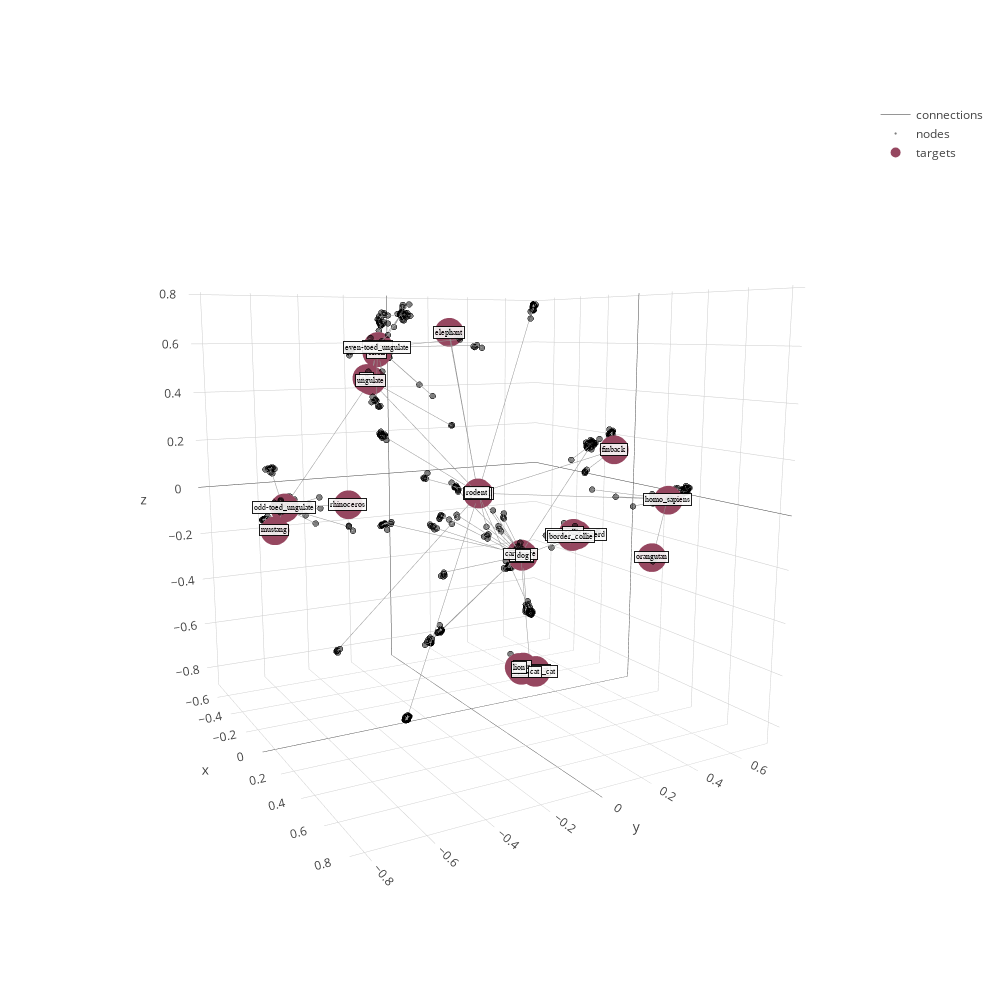

Here is the notebook cell this chart was saved with:
### Code cell
plot_embeddings3d(model3d.get_layer('my_embedding'))

### Figure 1 — Plotly figure (JSON) as saved in the notebook; plotly's stock layout.template omitted (floating-point values rounded to 4 significant figures; data arrays with more than 128 entries replaced by an {"elided": "..."} marker saying what was removed)
{"data": [{"line": {"color": "rgba(150, 150, 150, 50)", "width": 1}, "mode": "lines", "name": "connections", "type": "scatter3d", "x": {"elided": "3546 float values"}, "y": {"elided": "3546 float values"}, "z": {"elided": "3546 float values"}}, {"marker": {"color": "rgba(0, 0, 0, .5)", "line": {"color": "rgb(0, 0, 0, 0.8)", "width": 0.1}, "size": 2}, "mode": "markers", "name": "nodes", "text": {"elided": "1182 str values"}, "type": "scatter3d", "x": {"elided": "1182 float values"}, "y": {"elided": "1182 float values"}, "z": {"elided": "1182 float values"}}, {"marker": {"color": "rgba(150, 71, 96, 100)", "size": 10}, "mode": "markers", "name": "targets", "text": ["mammal", "beagle", "canine", "german_shepherd", "collie", "border_collie", "carnivore", "tiger", "tiger_cat", "domestic_cat", "squirrel", "finback", "rodent", "elk", "homo_sapiens", "orangutan", "bison", "antelope", "even-toed_ungulate", "ungulate", "elephant", "rhinoceros", "odd-toed_ungulate", "mustang", "liger", "lion", "cat", "dog"], "type": "scatter3d", "x": [-0.002167, -0.3609, -0.3529, -0.2374, -0.2326, -0.2459, -0.3327, 0.1055, 0.1329, 0.1384, -0.001022, 0.8019, -0.006268, 0.03098, 0.519, 0.7483, 0.02706, 0.03611, 0.0308, 0.02858, -0.4758, 0.2314, -0.01088, 0.06043, 0.1058, 0.09698, 0.1375, -0.3505], "y": [0.03375, 0.4565, 0.4517, 0.6597, 0.6372, 0.6402, 0.4347, 0.1629, 0.2101, 0.2066, 0.02647, 0.04794, 0.03053, -0.4347, 0.513, 0.2546, -0.3934, -0.3934, -0.3912, -0.418, 0.1601, -0.596, -0.7328, -0.7932, 0.1701, 0.1582, 0.2065, 0.4566], "z": [0.0125, -0.3676, -0.3652, -0.2644, -0.2536, -0.2718, -0.3486, -0.7122, -0.7122, -0.7178, 0.01415, 0.2771, 0.01693, 0.483, 0.02852, -0.1132, 0.5748, 0.5979, 0.5935, 0.4744, 0.6482, 0.06252, 0.02387, -0.04094, -0.6995, -0.7018, -0.7182, -0.3629]}], "layout": {"height": 1000, "scene": {"annotations": [{"align": "center", "ax": 0, "ay": -30, "bgcolor": "rgba(250, 250, 250, 100)", "bordercolor": "rgba(6, 6, 6, 100)", "borderpad": 1, "borderwidth": 1, "font": {"color": "#000000", "family": "Courier New, monospace", "size": 8}, "opacity": 0.9, "showarrow": false, "text": "mammal", "x": -0.002167, "y": 0.03375, "z": 0.0125}, {"align": "center", "ax": 0, "ay": -30, "bgcolor": "rgba(250, 250, 250, 100)", "bordercolor": "rgba(6, 6, 6, 100)", "borderpad": 1, "borderwidth": 1, "font": {"color": "#000000", "family": "Courier New, monospace", "size": 8}, "opacity": 0.9, "showarrow": false, "text": "beagle", "x": -0.3609, "y": 0.4565, "z": -0.3676}, {"align": "center", "ax": 0, "ay": -30, "bgcolor": "rgba(250, 250, 250, 100)", "bordercolor": "rgba(6, 6, 6, 100)", "borderpad": 1, "borderwidth": 1, "font": {"color": "#000000", "family": "Courier New, monospace", "size": 8}, "opacity": 0.9, "showarrow": false, "text": "canine", "x": -0.3529, "y": 0.4517, "z": -0.3652}, {"align": "center", "ax": 0, "ay": -30, "bgcolor": "rgba(250, 250, 250, 100)", "bordercolor": "rgba(6, 6, 6, 100)", "borderpad": 1, "borderwidth": 1, "font": {"color": "#000000", "family": "Courier New, monospace", "size": 8}, "opacity": 0.9, "showarrow": false, "text": "german_shepherd", "x": -0.2374, "y": 0.6597, "z": -0.2644}, {"align": "center", "ax": 0, "ay": -30, "bgcolor": "rgba(250, 250, 250, 100)", "bordercolor": "rgba(6, 6, 6, 100)", "borderpad": 1, "borderwidth": 1, "font": {"color": "#000000", "family": "Courier New, monospace", "size": 8}, "opacity": 0.9, "showarrow": false, "text": "collie", "x": -0.2326, "y": 0.6372, "z": -0.2536}, {"align": "center", "ax": 0, "ay": -30, "bgcolor": "rgba(250, 250, 250, 100)", "bordercolor": "rgba(6, 6, 6, 100)", "borderpad": 1, "borderwidth": 1, "font": {"color": "#000000", "family": "Courier New, monospace", "size": 8}, "opacity": 0.9, "showarrow": false, "text": "border_collie", "x": -0.2459, "y": 0.6402, "z": -0.2718}, {"align": "center", "ax": 0, "ay": -30, "bgcolor": "rgba(250, 250, 250, 100)", "bordercolor": "rgba(6, 6, 6, 100)", "borderpad": 1, "borderwidth": 1, "font": {"color": "#000000", "family": "Courier New, monospace", "size": 8}, "opacity": 0.9, "showarrow": false, "text": "carnivore", "x": -0.3327, "y": 0.4347, "z": -0.3486}, {"align": "center", "ax": 0, "ay": -30, "bgcolor": "rgba(250, 250, 250, 100)", "bordercolor": "rgba(6, 6, 6, 100)", "borderpad": 1, "borderwidth": 1, "font": {"color": "#000000", "family": "Courier New, monospace", "size": 8}, "opacity": 0.9, "showarrow": false, "text": "tiger", "x": 0.1055, "y": 0.1629, "z": -0.7122}, {"align": "center", "ax": 0, "ay": -30, "bgcolor": "rgba(250, 250, 250, 100)", "bordercolor": "rgba(6, 6, 6, 100)", "borderpad": 1, "borderwidth": 1, "font": {"color": "#000000", "family": "Courier New, monospace", "size": 8}, "opacity": 0.9, "showarrow": false, "text": "tiger_cat", "x": 0.1329, "y": 0.2101, "z": -0.7122}, {"align": "center", "ax": 0, "ay": -30, "bgcolor": "rgba(250, 250, 250, 100)", "bordercolor": "rgba(6, 6, 6, 100)", "borderpad": 1, "borderwidth": 1, "font": {"color": "#000000", "family": "Courier New, monospace", "size": 8}, "opacity": 0.9, "showarrow": false, "text": "domestic_cat", "x": 0.1384, "y": 0.2066, "z": -0.7178}, {"align": "center", "ax": 0, "ay": -30, "bgcolor": "rgba(250, 250, 250, 100)", "bordercolor": "rgba(6, 6, 6, 100)", "borderpad": 1, "borderwidth": 1, "font": {"color": "#000000", "family": "Courier New, monospace", "size": 8}, "opacity": 0.9, "showarrow": false, "text": "squirrel", "x": -0.001022, "y": 0.02647, "z": 0.01415}, {"align": "center", "ax": 0, "ay": -30, "bgcolor": "rgba(250, 250, 250, 100)", "bordercolor": "rgba(6, 6, 6, 100)", "borderpad": 1, "borderwidth": 1, "font": {"color": "#000000", "family": "Courier New, monospace", "size": 8}, "opacity": 0.9, "showarrow": false, "text": "finback", "x": 0.8019, "y": 0.04794, "z": 0.2771}, {"align": "center", "ax": 0, "ay": -30, "bgcolor": "rgba(250, 250, 250, 100)", "bordercolor": "rgba(6, 6, 6, 100)", "borderpad": 1, "borderwidth": 1, "font": {"color": "#000000", "family": "Courier New, monospace", "size": 8}, "opacity": 0.9, "showarrow": false, "text": "rodent", "x": -0.006268, "y": 0.03053, "z": 0.01693}, {"align": "center", "ax": 0, "ay": -30, "bgcolor": "rgba(250, 250, 250, 100)", "bordercolor": "rgba(6, 6, 6, 100)", "borderpad": 1, "borderwidth": 1, "font": {"color": "#000000", "family": "Courier New, monospace", "size": 8}, "opacity": 0.9, "showarrow": false, "text": "elk", "x": 0.03098, "y": -0.4347, "z": 0.483}, {"align": "center", "ax": 0, "ay": -30, "bgcolor": "rgba(250, 250, 250, 100)", "bordercolor": "rgba(6, 6, 6, 100)", "borderpad": 1, "borderwidth": 1, "font": {"color": "#000000", "family": "Courier New, monospace", "size": 8}, "opacity": 0.9, "showarrow": false, "text": "homo_sapiens", "x": 0.519, "y": 0.513, "z": 0.02852}, {"align": "center", "ax": 0, "ay": -30, "bgcolor": "rgba(250, 250, 250, 100)", "bordercolor": "rgba(6, 6, 6, 100)", "borderpad": 1, "borderwidth": 1, "font": {"color": "#000000", "family": "Courier New, monospace", "size": 8}, "opacity": 0.9, "showarrow": false, "text": "orangutan", "x": 0.7483, "y": 0.2546, "z": -0.1132}, {"align": "center", "ax": 0, "ay": -30, "bgcolor": "rgba(250, 250, 250, 100)", "bordercolor": "rgba(6, 6, 6, 100)", "borderpad": 1, "borderwidth": 1, "font": {"color": "#000000", "family": "Courier New, monospace", "size": 8}, "opacity": 0.9, "showarrow": false, "text": "bison", "x": 0.02706, "y": -0.3934, "z": 0.5748}, {"align": "center", "ax": 0, "ay": -30, "bgcolor": "rgba(250, 250, 250, 100)", "bordercolor": "rgba(6, 6, 6, 100)", "borderpad": 1, "borderwidth": 1, "font": {"color": "#000000", "family": "Courier New, monospace", "size": 8}, "opacity": 0.9, "showarrow": false, "text": "antelope", "x": 0.03611, "y": -0.3934, "z": 0.5979}, {"align": "center", "ax": 0, "ay": -30, "bgcolor": "rgba(250, 250, 250, 100)", "bordercolor": "rgba(6, 6, 6, 100)", "borderpad": 1, "borderwidth": 1, "font": {"color": "#000000", "family": "Courier New, monospace", "size": 8}, "opacity": 0.9, "showarrow": false, "text": "even-toed_ungulate", "x": 0.0308, "y": -0.3912, "z": 0.5935}, {"align": "center", "ax": 0, "ay": -30, "bgcolor": "rgba(250, 250, 250, 100)", "bordercolor": "rgba(6, 6, 6, 100)", "borderpad": 1, "borderwidth": 1, "font": {"color": "#000000", "family": "Courier New, monospace", "size": 8}, "opacity": 0.9, "showarrow": false, "text": "ungulate", "x": 0.02858, "y": -0.418, "z": 0.4744}, {"align": "center", "ax": 0, "ay": -30, "bgcolor": "rgba(250, 250, 250, 100)", "bordercolor": "rgba(6, 6, 6, 100)", "borderpad": 1, "borderwidth": 1, "font": {"color": "#000000", "family": "Courier New, monospace", "size": 8}, "opacity": 0.9, "showarrow": false, "text": "elephant", "x": -0.4758, "y": 0.1601, "z": 0.6482}, {"align": "center", "ax": 0, "ay": -30, "bgcolor": "rgba(250, 250, 250, 100)", "bordercolor": "rgba(6, 6, 6, 100)", "borderpad": 1, "borderwidth": 1, "font": {"color": "#000000", "family": "Courier New, monospace", "size": 8}, "opacity": 0.9, "showarrow": false, "text": "rhinoceros", "x": 0.2314, "y": -0.596, "z": 0.06252}, {"align": "center", "ax": 0, "ay": -30, "bgcolor": "rgba(250, 250, 250, 100)", "bordercolor": "rgba(6, 6, 6, 100)", "borderpad": 1, "borderwidth": 1, "font": {"color": "#000000", "family": "Courier New, monospace", "size": 8}, "opacity": 0.9, "showarrow": false, "text": "odd-toed_ungulate", "x": -0.01088, "y": -0.7328, "z": 0.02387}, {"align": "center", "ax": 0, "ay": -30, "bgcolor": "rgba(250, 250, 250, 100)", "bordercolor": "rgba(6, 6, 6, 100)", "borderpad": 1, "borderwidth": 1, "font": {"color": "#000000", "family": "Courier New, monospace", "size": 8}, "opacity": 0.9, "showarrow": false, "text": "mustang", "x": 0.06043, "y": -0.7932, "z": -0.04094}, {"align": "center", "ax": 0, "ay": -30, "bgcolor": "rgba(250, 250, 250, 100)", "bordercolor": "rgba(6, 6, 6, 100)", "borderpad": 1, "borderwidth": 1, "font": {"color": "#000000", "family": "Courier New, monospace", "size": 8}, "opacity": 0.9, "showarrow": false, "text": "liger", "x": 0.1058, "y": 0.1701, "z": -0.6995}, {"align": "center", "ax": 0, "ay": -30, "bgcolor": "rgba(250, 250, 250, 100)", "bordercolor": "rgba(6, 6, 6, 100)", "borderpad": 1, "borderwidth": 1, "font": {"color": "#000000", "family": "Courier New, monospace", "size": 8}, "opacity": 0.9, "showarrow": false, "text": "lion", "x": 0.09698, "y": 0.1582, "z": -0.7018}, {"align": "center", "ax": 0, "ay": -30, "bgcolor": "rgba(250, 250, 250, 100)", "bordercolor": "rgba(6, 6, 6, 100)", "borderpad": 1, "borderwidth": 1, "font": {"color": "#000000", "family": "Courier New, monospace", "size": 8}, "opacity": 0.9, "showarrow": false, "text": "cat", "x": 0.1375, "y": 0.2065, "z": -0.7182}, {"align": "center", "ax": 0, "ay": -30, "bgcolor": "rgba(250, 250, 250, 100)", "bordercolor": "rgba(6, 6, 6, 100)", "borderpad": 1, "borderwidth": 1, "font": {"color": "#000000", "family": "Courier New, monospace", "size": 8}, "opacity": 0.9, "showarrow": false, "text": "dog", "x": -0.3505, "y": 0.4566, "z": -0.3629}], "aspectratio": {"x": 1, "y": 1, "z": 1}, "camera": {"center": {"x": 0, "y": 0, "z": 0}, "eye": {"x": 1.969, "y": -1.09, "z": 0.4053}, "up": {"x": 0, "y": 0, "z": 1}}, "dragmode": "turntable", "xaxis": {"title": "x"}, "yaxis": {"title": "y"}, "zaxis": {"title": "z"}}, "width": 1000, "xaxis": {"title": "x"}, "yaxis": {"title": "y"}}}
